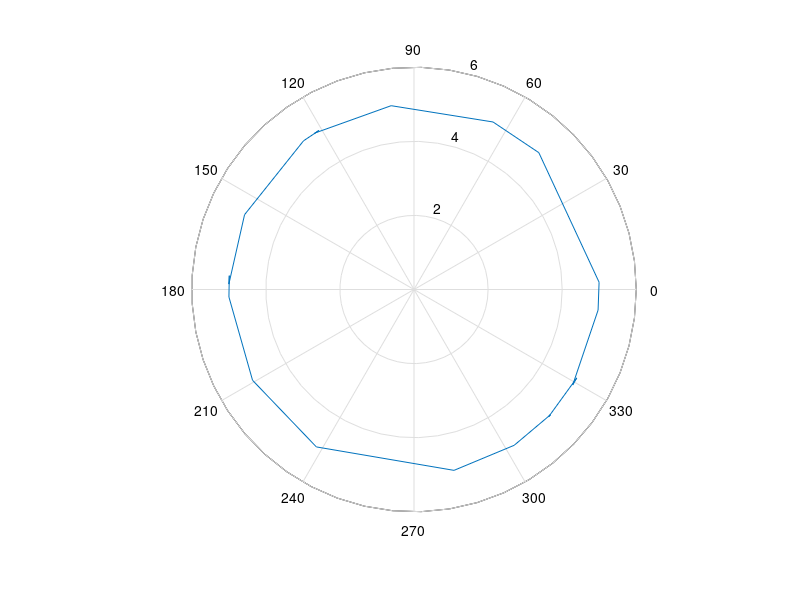
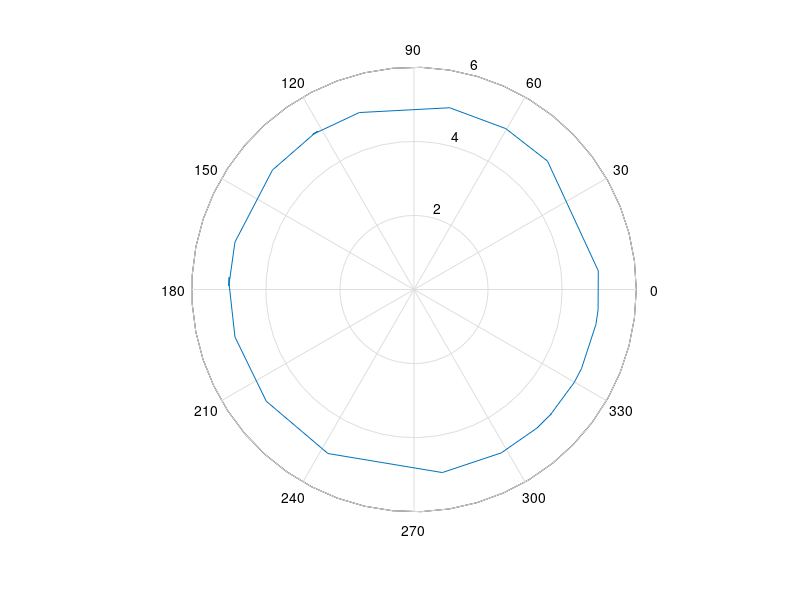

MATLAB code to generate these figures, in order:
% q = [          0
%                0
%         -6.12611 ];
% 
% angle = (180/pi)*q(3),
% 
% theta = 360 + angle,
% 
% normal(1) = - sin(2*pi+q(3)),
% normal(2) = cos(2*pi+q(3)),
% 
% n = computen(q),
% 
% t = computet(q),
% 
% b = computeb(q),
% 
% 
% b1 = cross(n, t),
% b2 = cross(t, n),


q = [ 0.000000e+00  0.000000e+00  -5.421860e-01 
  0.000000e+00  0.000000e+00  -4.977351e-01 
  0.000000e+00  0.000000e+00  -7.560908e-01 
  0.000000e+00  0.000000e+00  -7.420952e-01 
  0.000000e+00  0.000000e+00  -9.994094e-01 
  0.000000e+00  0.000000e+00  -1.353109e+00 
  0.000000e+00  0.000000e+00  -2.125897e+00 
  0.000000e+00  0.000000e+00  -2.629261e+00 
  0.000000e+00  0.000000e+00  -3.101111e+00 
  0.000000e+00  0.000000e+00  -3.216425e+00 
  0.000000e+00  0.000000e+00  -3.170711e+00 
  0.000000e+00  0.000000e+00  -3.557432e+00 
  0.000000e+00  0.000000e+00  -4.073394e+00 
  0.000000e+00  0.000000e+00  -4.173692e+00 
  0.000000e+00  0.000000e+00  -4.147473e+00 
  0.000000e+00  0.000000e+00  -4.588768e+00 
  0.000000e+00  0.000000e+00  -5.153197e+00 
  0.000000e+00  0.000000e+00  -5.451838e+00 
  0.000000e+00  0.000000e+00  -6.243986e+00 
  0.000000e+00  0.000000e+00  -6.394733e+00 
  0.000000e+00  0.000000e+00  -6.825371e+00  ];
 angle = (180/pi)*q(:,3),
      


qc =[ 0.000000e+00  0.000000e+00  -6.473238e+00 
  0.000000e+00  0.000000e+00  -4.409567e-01 
  0.000000e+00  0.000000e+00  -5.255013e-01 
  0.000000e+00  0.000000e+00  -7.435001e-01 
  0.000000e+00  0.000000e+00  -7.383327e-01 
  0.000000e+00  0.000000e+00  -8.458667e-01 
  0.000000e+00  0.000000e+00  -1.079992e+00 
  0.000000e+00  0.000000e+00  -1.417261e+00 
  0.000000e+00  0.000000e+00  -2.053937e+00 
  0.000000e+00  0.000000e+00  -2.494073e+00 
  0.000000e+00  0.000000e+00  -2.882298e+00 
  0.000000e+00  0.000000e+00  -3.179826e+00 
  0.000000e+00  0.000000e+00  -3.208655e+00 
  0.000000e+00  0.000000e+00  -3.160676e+00 
  0.000000e+00  0.000000e+00  -3.400111e+00 
  0.000000e+00  0.000000e+00  -3.842659e+00 
  0.000000e+00  0.000000e+00  -4.149742e+00 
  0.000000e+00  0.000000e+00  -4.165493e+00 
  0.000000e+00  0.000000e+00  -4.133522e+00 
  0.000000e+00  0.000000e+00  -4.412428e+00 
  0.000000e+00  0.000000e+00  -4.906348e+00 
  0.000000e+00  0.000000e+00  -5.230622e+00 
  0.000000e+00  0.000000e+00  -5.517148e+00 
  0.000000e+00  0.000000e+00  -6.182287e+00 
  0.000000e+00  0.000000e+00  -6.394250e+00 
  0.000000e+00  0.000000e+00  -6.473238e+00  ];
 angleCurve = (180/pi)*qc(:,3),
 
 polar(q(:,3), 5*ones(size(q,1),1));
 figure(2);
 polar(qc(:,3), 5*ones(size(qc,1),1));
      